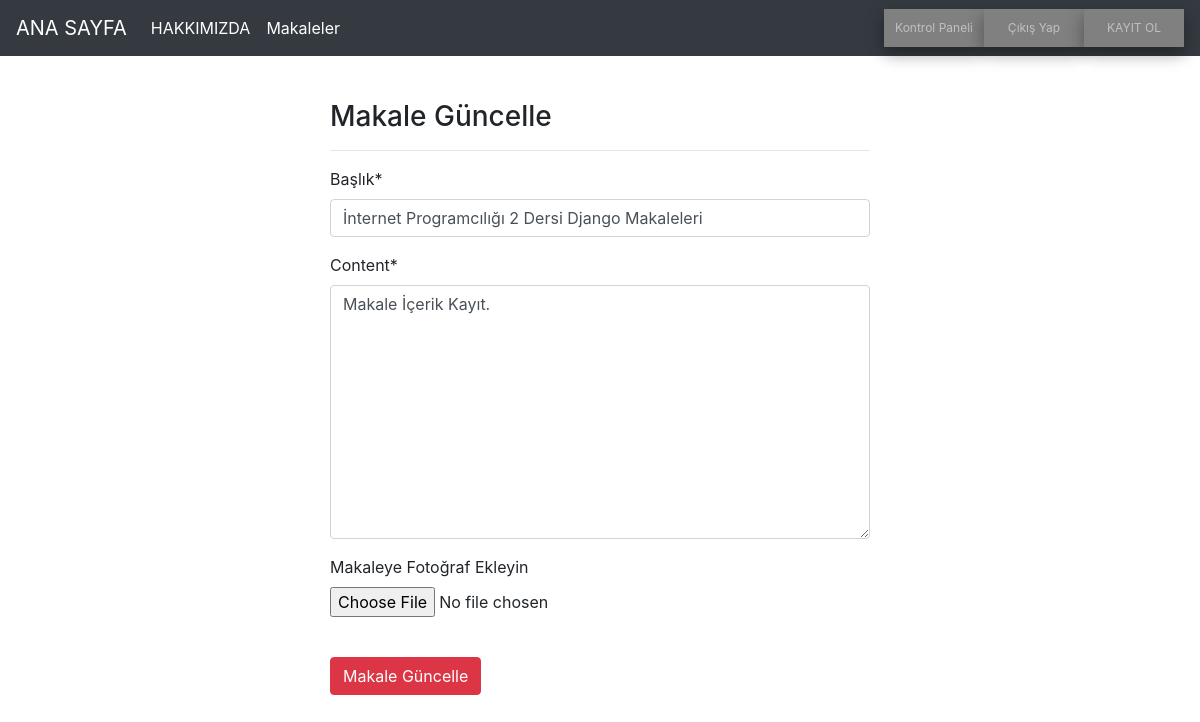
The page /articles/update/7 (signed in) on the database its author committed.
### article/models.py (models this page shows, shortened)
class Article(models.Model):
   author = models.ForeignKey("auth.User" ,on_delete = models.CASCADE, verbose_name="Yazar")
   title = models.CharField(max_length=75, verbose_name="Başlık")
   content = RichTextField("İçerik")
   created_date = models.DateTimeField(auto_now_add=True, verbose_name="Oluşturulma Zamanı")
   article_image = models.FileField(blank = True,null = True,verbose_name="Makaleye Fotoğraf Ekleyin")

### article/views.py (the view)
# urls.py: path('update/<int:id>',views.updateArticle,name = "update"),
@login_required(login_url = "user:login")
def updateArticle(request,id):
    article = get_object_or_404(Article, id=id)
    form = ArticleForm(request.POST or None,request.FILES or None,instance = article)
    if form.is_valid():
        article = form.save(commit=False)
        article.author = request.user
        article.save()
        messages.success(request,"Makale başarıyla güncellendi")
        return redirect("article:dashboard")
    return render(request,"update.html",{"form":form})

### article/forms.py
class ArticleForm(forms.ModelForm):
    class Meta:
        model = Article
        fields = ["title","content","article_image"]

### templates/update.html
{% extends "layout.html" %}{% block body %}
{% load crispy_forms_tags %}
<div class="row">
    <div class="col-md-6 offset-md-3">
        <h3>Makale Güncelle</h3>
        <hr>
        <form method = "post" enctype="multipart/form-data" >
            {% csrf_token %} {{ form.media }} {{form|crispy}}
            <br>
            <button type = "submit" class = "btn btn-danger">Makale Güncelle</button>
        </form>
    </div>
  </div>
{% endblock body %}

### rows shown on the page
Article: title "İnternet Programcılığı 2 Dersi Django Makaleleri", content "Makale İçerik Kayıt."
